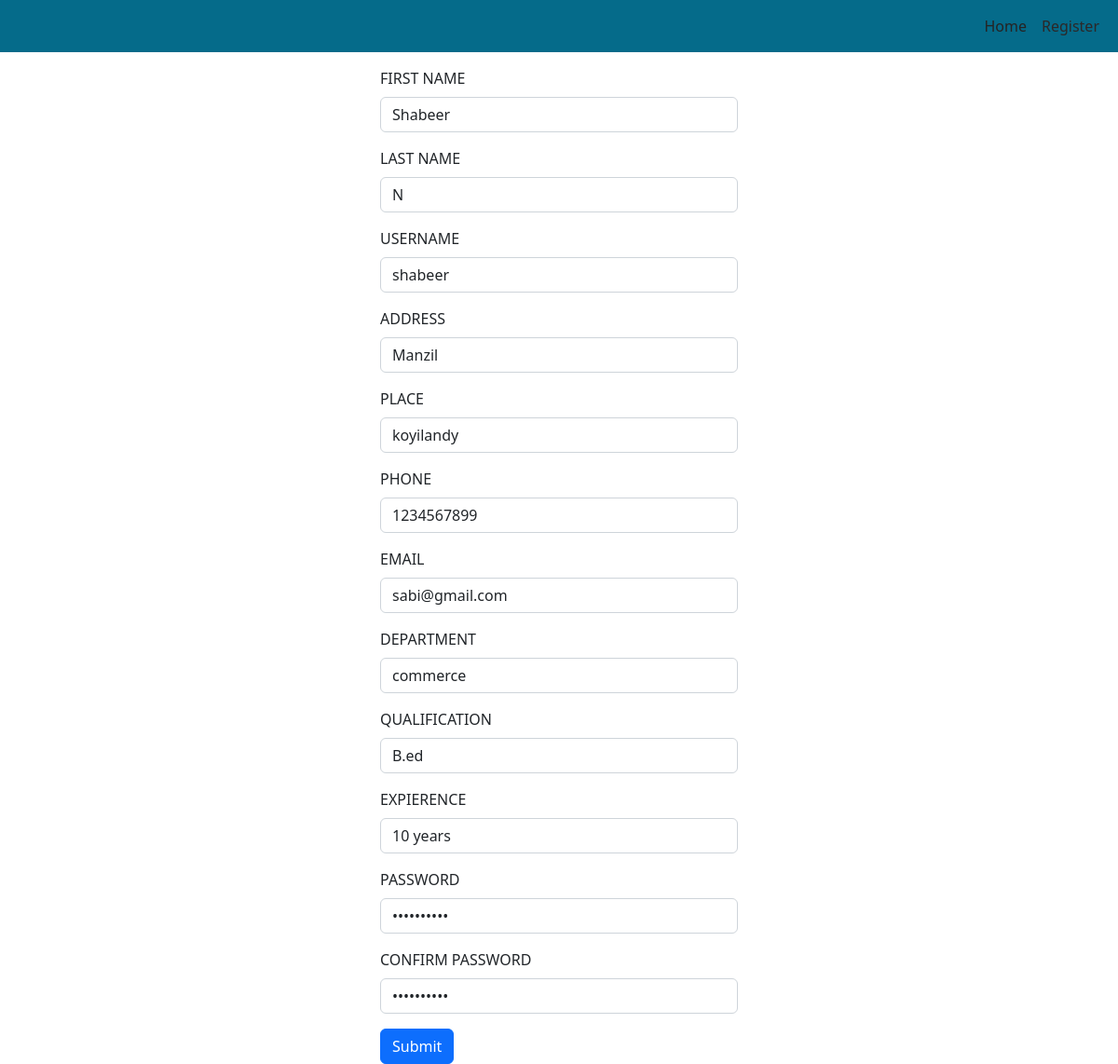
Page /edit/2 on the committed database.
### application/models.py (models this page shows, shortened)
class Add_hod(models.Model):
    user=models.ForeignKey(User,on_delete=models.CASCADE)
    Firstname=models.CharField(max_length=30)
    Lastname=models.CharField(max_length=30)
    username=models.CharField(max_length=20)
    Address=models.CharField(max_length=20)
    place=models.CharField(max_length=20)
    phone=models.IntegerField()
    email=models.EmailField()
    Department=models.CharField(max_length=15)
    qualification=models.CharField(max_length=15)
    experience=models.CharField(max_length=100)
    password=models.CharField(max_length=15)
    confirmpassword=models.CharField(max_length=15)
    role=models.CharField(max_length=10)
    status=models.CharField(max_length=30)

### application/views.py (the view)
# urls.py: path('edit/<int:editid>',views.edit,name='edit'),
def edit(request,editid):
    dat=Add_hod.objects.get(id=editid)
    return render(request,'hodprofileupdate.html',{"dat":dat})

### application/templates/hodprofileupdate.html (shortened to what this page needs)
<!DOCTYPE html>
<html lang="en">
<head>
    <link rel="stylesheet" href="https://cdn.jsdelivr.net/npm/bootstrap@5.2.3/dist/css/bootstrap.min.css">
    <link rel="stylesheet" href="../static/css/hodprofileupdate.css">
</head>
<body>
    <div class="row ">
        <div class="col-lg-12">
            <nav class="navbar navbar-expand-lg" style="background-color: rgb(5, 107, 138);">
                <div class="container-fluid">
                    <div class="collapse navbar-collapse " id="navbarTogglerDemo01">
                        <div class=" ms-auto">
                            <ul class="navbar-nav me-auto mb-2 mb-lg-0 ">
                                <li class="nav-item">
                                    <a class="nav-link" style="color: rgb(38, 35, 35);" href="#">Home</a>
                                </li>
                                <li class="nav-item">
                                    <a class="nav-link" style="color: rgb(44, 40, 40);" href="#">Register</a>
                                </li>
                            </ul>
                        </div>
                    </div>
                </div>
            </nav>
        </div>
    </div>
    <form method="post" action="{% url 'update' dat.id %}">
        <div class="row mt-3">
            <div class="col-lg-4 col-md-4 col-sm-4 "></div>
            <div class="col-lg-4 col-md-4 col-sm-4">
                <div class="mb-3">
                    <label for="exampleInputEmail1" class="form-label">FIRST NAME</label>
                    <input type="text" class="form-control" name="ftname" value="{{dat.Firstname}}">
                </div>
                <div class="mb-3 md-4">
                    <label for="exampleInputPassword1" class="form-label">LAST NAME</label>
                    <input type="text" class="form-control" name="ltname" value="{{dat.Lastname}}">
                </div>
                <div class="mb-3 md-4">
                    <label for="exampleInputPassword1" class="form-label">USERNAME</label>
                    <input type="text" class="form-control" name="usname" value="{{dat.username}}">
                </div>
                <div class="mb-3 md-4">
                    <label for="exampleInputPassword1" class="form-label">ADDRESS</label>
                    <input type="text" class="form-control" name="addrss" value="{{dat.Address}}">
                </div>
                <div class="mb-3 md-4">
                    <label for="exampleInputPassword1" class="form-label">PLACE</label>
                    <input type="text" class="form-control" name="plce" value="{{dat.place}}">
                </div>
                <div class="mb-3 md-4">
                    <label for="exampleInputPassword1" class="form-label">PHONE</label>
                    <input type="text" class="form-control" name="phone" value="{{dat.phone}}">
                </div>
                <div class="mb-3 md-4">
                    <label for="exampleInputPassword1" class="form-label">EMAIL</label>
                    <input type="text" class="form-control" name="email" value="{{dat.email}}">
                </div>
                <div class="mb-3 md-4">
                    <label for="exampleInputPassword1" class="form-label">DEPARTMENT</label>
                    <input type="text" class="form-control" name="department" value="{{dat.Department}}">
                </div>
                <div class="mb-3 md-4">
                    <label for="exampleInputPassword1" class="form-label">QUALIFICATION</label>
                    <input type="text" class="form-control" name="qualification" value="{{dat.qualification}}">
                </div>
                <div class="mb-3 md-4">
                    <label for="exampleInputPassword1" class="form-label">EXPIERENCE</label>
                    <input type="text" class="form-control" name="experience" value="{{dat.experience}}">
                </div>
                <div class="mb-3 md-4">
                    <label for="exampleInputPassword1" class="form-label">PASSWORD</label>
                    <input type="password" class="form-control" name="password" value="{{dat.password}}">
                </div>
                <div class="mb-3 md-4">
                    <label for="exampleInputPassword1" class="form-label">CONFIRM PASSWORD</label>
                    <input type="password" class="form-control" name="confirmpassword" value="{{dat.confirmpassword}}">
                </div>
                <button type="submit" class="btn btn-primary">Submit</button>
    </form>
    <div class="col-lg-4 col-sm-4"></div>
</body>
</html>

### application/static/css/hodprofileupdate.css (style rules this page uses)
body,html { overflow-x: hidden; }

### rows in the picture
Add_hod: ftname "Shabeer", ltname "N", usname "shabeer", addrss "Manzil", plce "koyilandy", phone "1234567899", email "sabi@gmail.com", department "commerce", qualification "B.ed", experience "10 years"
